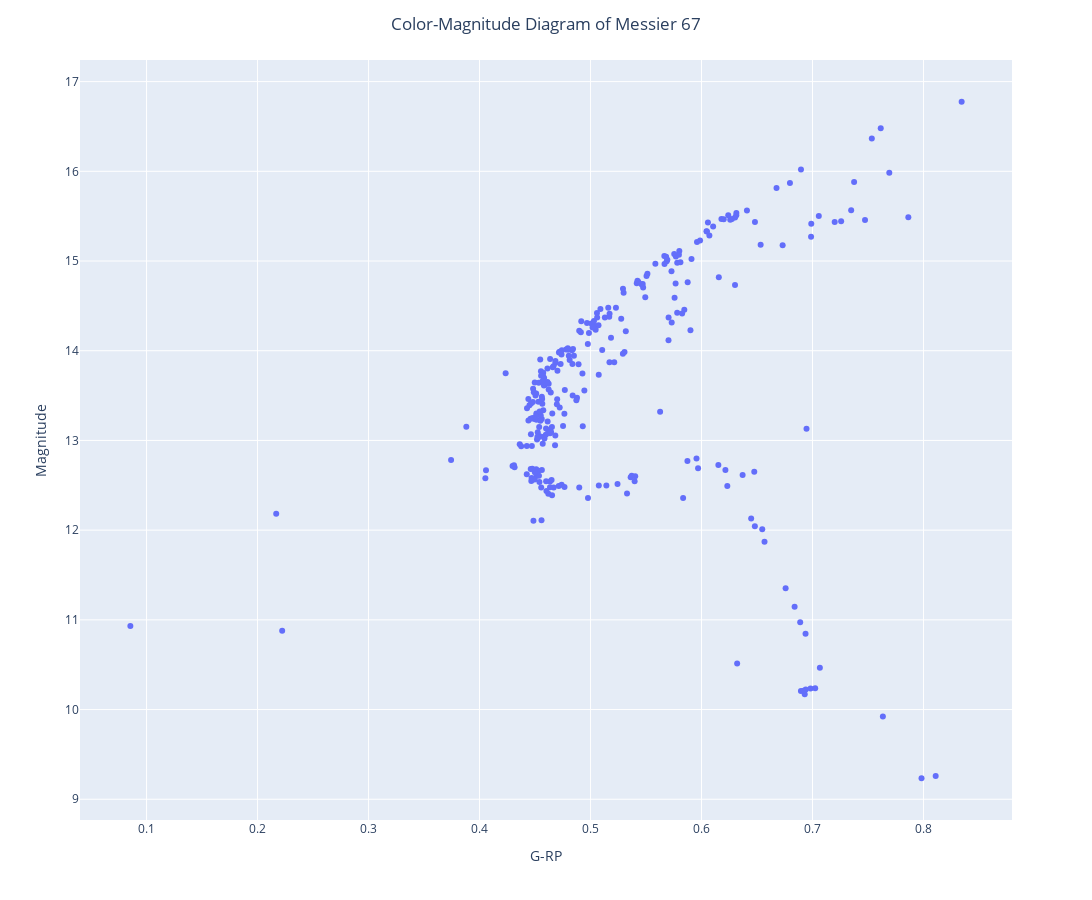

Notebook source saved alongside this figure:
### Code cell
# create the H-R diagram with a plot of magnitude vs. G-RP
fig = px.scatter(data_frame = df, x = df['g_rp'], y = df['phot_g_mean_mag'], hover_data = ['ra', 'dec'])
fig.update_layout(dict(xaxis_title = 'G-RP', yaxis_title = 'Magnitude', width = 1200, height = 900, title_text = 'Color-Magnitude Diagram of Messier 67', title_x = 0.5))
fig.show()

### Figure 1 — Plotly figure (JSON) as saved in the notebook; plotly's stock layout.template omitted (floating-point values rounded to 4 significant figures; data arrays with more than 128 entries replaced by an {"elided": "..."} marker saying what was removed)
{"data": [{"customdata": {"elided": "283x2 float values"}, "hovertemplate": "g_rp=%{x}<br>phot_g_mean_mag=%{y}<br>ra=%{customdata[0]}<br>dec=%{customdata[1]}<extra></extra>", "legendgroup": "", "marker": {"color": "#636efa", "symbol": "circle"}, "mode": "markers", "name": "", "orientation": "v", "showlegend": false, "type": "scatter", "x": {"elided": "283 float values"}, "xaxis": "x", "y": {"elided": "283 float values"}, "yaxis": "y"}], "layout": {"height": 900, "legend": {"tracegroupgap": 0}, "margin": {"t": 60}, "title": {"text": "Color-Magnitude Diagram of Messier 67", "x": 0.5}, "width": 1200, "xaxis": {"anchor": "y", "domain": [0, 1], "title": {"text": "G-RP"}}, "yaxis": {"anchor": "x", "domain": [0, 1], "title": {"text": "Magnitude"}}}}
